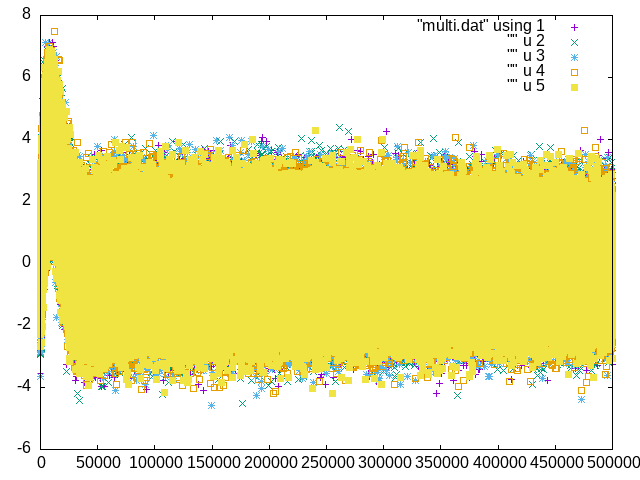

This figure's gnuplot source:
set terminal png
set output 'multi.png'
plot "multi.dat" using 1,\
  "" u 2,\
  "" u 3,\
  "" u 4,\
  "" u 5
